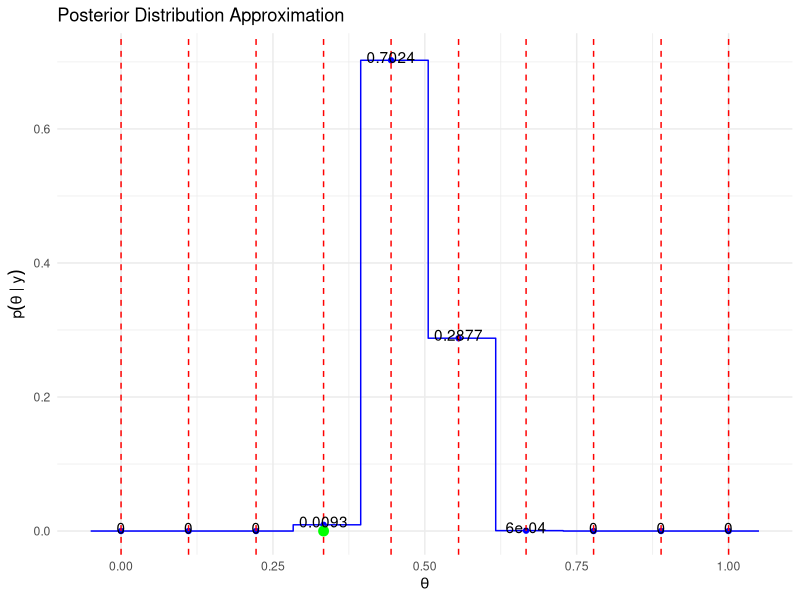

The R script that drew this image:
# Number of approximations 
num_approx <- 10

# Data
n <- 100
y <- 48

# Define the parameter space and the equally spaced points
theta <- seq(0, 1, length.out = num_approx)

# Define the posterior distribution function
p_theta_given_y <- function(theta, y, n) {
  return(theta^y * (1 - theta)^(n - y))
}

# Compute the unnormalized posterior at each theta value
p_values <- p_theta_given_y(theta, y, n)

# Normalize the posterior values
normalized_p_values <- p_values / sum(p_values)

# Compute the cumulative distribution function (CDF)
cdf <- cumsum(normalized_p_values)

# Function to draw a sample using the inverse CDF method
draw_sample <- function(cdf, theta) {
  U <- runif(1)  # Draw a uniform random sample
  sample_index <- which.min(abs(cdf - U))  # Find the closest CDF value to U
  return(theta[sample_index])  # Return the corresponding theta value
}

# Draw a sample from the discrete approximation
sample <- draw_sample(cdf, theta)
print(sample)

# Plotting the approximation and the sample
library(ggplot2)

plot_data <- data.frame(theta = theta, posterior = normalized_p_values)
# Generate the step plot data
step_x <- sort(c(theta - 1/(2*num_approx), theta + 1/(2*num_approx)))
step_y <- rep(normalized_p_values, each = 2)

step_plot_data <- data.frame(x = step_x, y = step_y)

ggplot() +
  geom_step(data = step_plot_data, aes(x = x, y = y), direction = "hv", color = 'blue') +
  geom_point(data = plot_data, aes(x = theta, y = posterior), color = 'blue') +
  geom_vline(xintercept = theta, linetype = "dashed", color = "red") +
  geom_point(aes(x = sample, y = 0), color = "green", size = 3) +
  geom_text(data = plot_data, aes(x = theta, y = posterior + 0.005, label = round(posterior, 4)), color = "black") +
  labs(title = "Posterior Distribution Approximation",
       x = expression(theta),
       y = expression(p(theta ~ "|" ~ y))) +
  theme_minimal()
